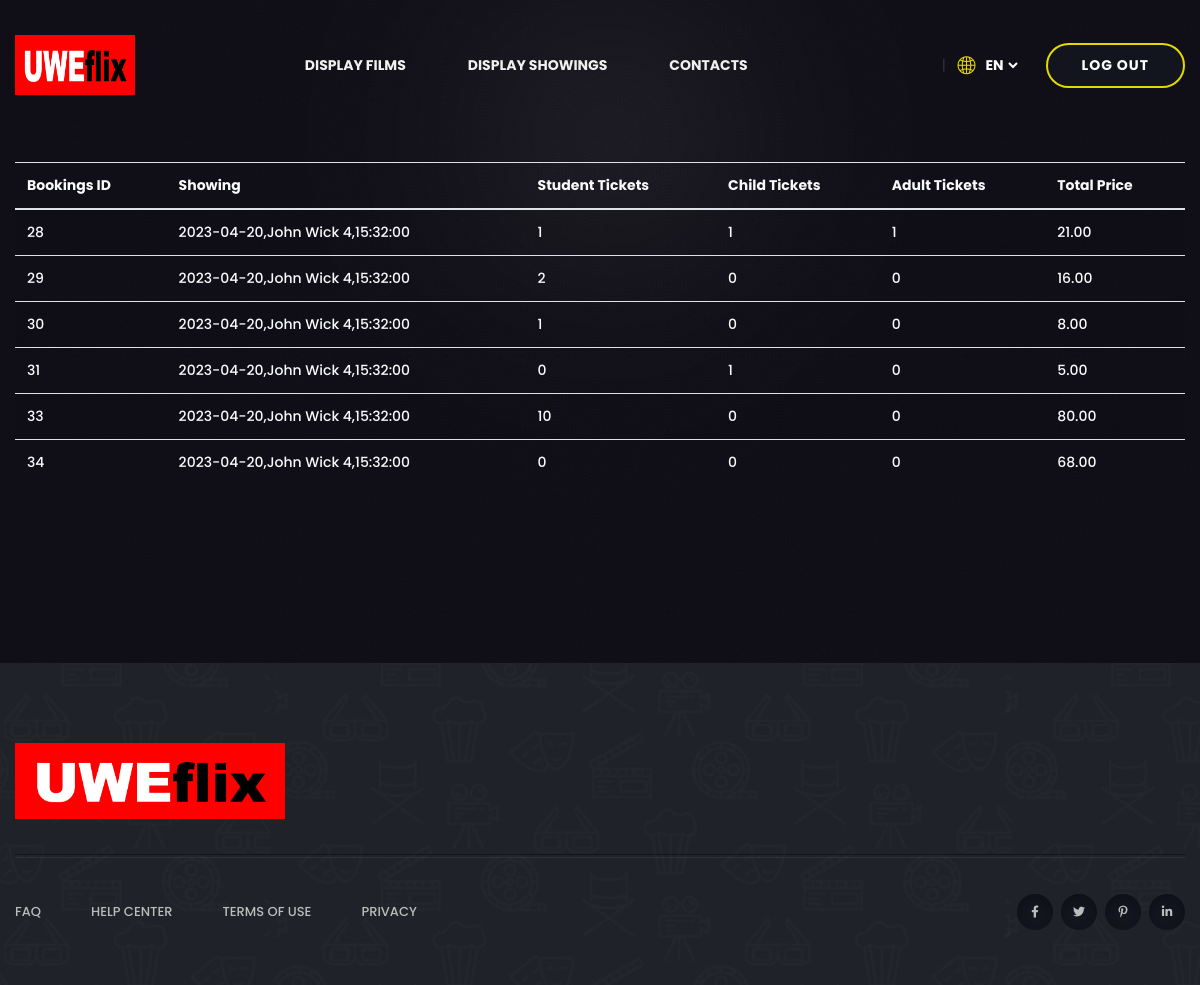
Page /my_tickets (signed in) on the committed database.
### cinema/models.py (models this page shows, shortened)
class Booking(models.Model):
    bookingID = models.AutoField(primary_key=True,unique=True)
    user = models.ForeignKey(User, on_delete = models.CASCADE, null = True, blank=True)
    showing = models.ForeignKey(showing, on_delete=models.CASCADE, null=True)
    student_tickets = models.PositiveIntegerField(default=0)
    child_tickets = models.PositiveIntegerField(default=0)
    adult_tickets = models.PositiveIntegerField(default=0)
    cr_tickets = models.PositiveIntegerField(default=0)
    total_price = models.DecimalField(max_digits=6, decimal_places=2, default=0)
    purchase_date = models.DateTimeField(default=timezone.now)

class showing(models.Model):
    date= models.DateField("Date of showing (mm/dd/yyyy)")
    startTime=models.TimeField("Time of showing (HH:MM)")
    numberOfSales = models.PositiveIntegerField(blank=True, null=True)
    film=models.ForeignKey(film, on_delete=models.RESTRICT, null=True)
    screen= models.ForeignKey(screen,on_delete=models.CASCADE)
    def __str__(self):
        return f"{self.date},{self.film},{self.startTime}"

class film(models.Model):
    title = models.CharField(max_length=256)
    description = models.TextField(max_length=256)
    trailer = models.TextField(max_length=550, default='null')
    filmImage = models.ImageField(upload_to='images/')
    duration = models.CharField(max_length=6)
    ageSelection = (
        ("U", "U"),
        ("PG", "PG"),
        ("12A", "12A"),
        ("12", "12"),
        ("15", "15"),
        ("18", "18"),
    )
    year = models.CharField(max_length=4)
    rating = models.CharField(max_length=3)
    age = models.CharField(choices=ageSelection, max_length=3)
    def __str__(self):
        return self.title

### uwe/views.py (the view)
# urls.py: path('my_tickets', views.my_tickets, name='my_tickets'),
def my_tickets(request):
    user = User.objects.get(id=request.session['id'])
    data = Booking.objects.filter(user=user)
    context = {
        'data' : data
    }
    return render(request, 'uwe/my_tickets.html', context)

### accounts/permissions.py (called while the page is built)
    def __call__(self, request):
        response = self.get_response(request)
        return response

    def process_view(self, request, view_func, view_args, view_kwargs):
        user_required = view_kwargs.get('user_required', None)
        user_types_required = view_kwargs.get('user_types_required', None)
        if user_required or user_types_required:
            user = self.get_authenticated_user(request)
            if not user:
                return redirect(reverse('login') + '?message=Login Required')
            if user_types_required and user.userType not in user_types_required:
                return redirect(reverse('home') + '?message=You do not have the relevant permissions')

### uwe/templates/uwe/my_tickets.html (shortened to what this page needs)
{% extends "uwe/base.html" %}
    {% load static %}
{% block content %}
<section class="contact-area contact-bg" data-background="{% static 'uwe/img/bg/contact_bg.jpg' %}" style="background-image: url('/static/uwe/img/bg/contact_bg.jpg');">
    <div class="container">
        <br>
        <br>
        <table class="table table-striped text-light">
            <thead>
                <tr>
                    <th scope="col">Bookings ID</th>
                    <th scope="'col">Showing</th>
                    <th scope="'col">Student Tickets</th>
                    <th scope="'col">Child Tickets</th>
                    <th scope="'col">Adult Tickets</th>
                    <th scope="'col">Total Price</th>
                </tr>
            </thead>
            <tbody>
                {% for data in data %}
                    <tr>
                        <td scope="row"><a>{{ data.bookingID }}</a></td>
                        <td scope="row"><a>{{ data.showing }}</a></td>
                        <td scope="row"><a>{{ data.student_tickets }}</a></td>
                        <td scope="row"><a>{{ data.child_tickets }}</a></td>
                        <td scope="row"><a>{{ data.adult_tickets }}</a></td>
                        <td scope="row"><a>{{ data.total_price }}</a></td>
                    </tr>
                {% endfor %}
            </tbody>
        </table>
        <br>
        <br>
    </div>
</section>
{% endblock %}

### uwe/static/uwe/css/style.css (style rules this page uses)
body { font-family: 'Poppins', sans-serif; font-weight: 500; font-style: normal; font-size: 14px; color: #bcbcbc; }
a, .button { -webkit-transition: all 0.3s ease-out 0s; -moz-transition: all 0.3s ease-out 0s; -ms-transition: all 0.3s ease-out 0s; -o-transition: all 0.3s ease-out 0s; transition: all 0.3s ease-out 0s; }
a, button { color: #1696e7; outline: medium none; }
*::placeholder { color: #555555; font-size: 14px; opacity: 1; }
.contact-bg { background-position: top center; background-size: cover; padding: 120px 0; }

### rows in the picture
Booking: bookingID "28", showing "2023-04-20,John Wick 4,15:32:00", student_tickets "1", child_tickets "1", adult_tickets "1", total_price "21.00"
Booking: bookingID "29", showing "2023-04-20,John Wick 4,15:32:00", student_tickets "2", child_tickets "0", adult_tickets "0", total_price "16.00"
Booking: bookingID "30", showing "2023-04-20,John Wick 4,15:32:00", student_tickets "1", child_tickets "0", adult_tickets "0", total_price "8.00"
Booking: bookingID "31", showing "2023-04-20,John Wick 4,15:32:00", student_tickets "0", child_tickets "1", adult_tickets "0", total_price "5.00"
Booking: bookingID "33", showing "2023-04-20,John Wick 4,15:32:00", student_tickets "10", child_tickets "0", adult_tickets "0", total_price "80.00"
Booking: bookingID "34", showing "2023-04-20,John Wick 4,15:32:00", student_tickets "0", child_tickets "0", adult_tickets "0", total_price "68.00"
